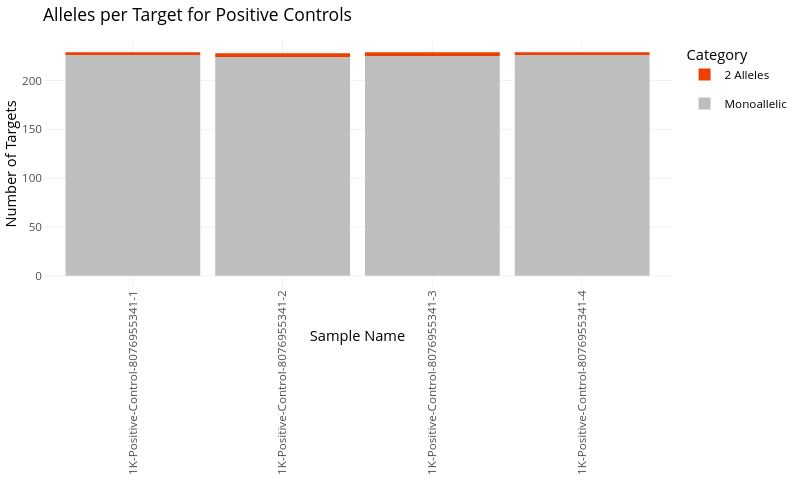

Notebook code cell kept with this figure:
### Code cell
# Apply filters and identify the number of alleles being called per locus
locus_summary <- pos_control_data %>%
  group_by(sample_name, target_name) %>%
  summarise(
    NumASVs_Meeting_Threshold = sum(reads > read_filter & AlleleFreq > af_filter),
    .groups = "drop"
  )

# Unified 3-category polyclonality classification (both modes)
locus_summary <- locus_summary %>%
  mutate(
    Category = case_when(
      NumASVs_Meeting_Threshold == 1 ~ "Monoallelic",
      NumASVs_Meeting_Threshold == 2 ~ "2 Alleles",
      NumASVs_Meeting_Threshold > 2  ~ ">2 Alleles"
    )
  )
fill_colors <- c("Monoallelic" = "Gray", "2 Alleles" = "orangered2", ">2 Alleles" = "cyan")

# Count loci per sample for each category
result <- locus_summary %>%
  group_by(sample_name, Category) %>%
  summarise(Count = n(), .groups = "drop")

# Create ggplot
p <- ggplot(result, aes(x = sample_name, y = Count, fill = Category, text = paste("Count:", Count))) +
  geom_bar(stat = "identity", position = "stack") +
  labs(title = "Alleles per Target for Positive Controls", x = "Sample Name", y = "Number of Targets") +
  theme_minimal() +
  scale_fill_manual(values = fill_colors) +
  theme(
    axis.text.x = element_text(angle = 90, hjust = 1)
  )

# Convert ggplot to interactive plot
ggplotly(p, tooltip = "text", width = 800, height = 500)

### Figure 1 — Plotly figure (JSON) as saved in the notebook; plotly's stock layout.template omitted (floating-point values rounded to 4 significant figures)
{"data": [{"base": [226, 224, 225, 226], "hoverinfo": "text", "legendgroup": "2 Alleles", "marker": {"autocolorscale": false, "color": "rgba(238,64,0,1)", "line": {"color": "transparent", "width": 1.89}}, "name": "2 Alleles", "orientation": "v", "showlegend": true, "text": ["Count: 3", "Count: 4", "Count: 4", "Count: 3"], "textposition": "none", "type": "bar", "width": [0.9, 0.9, 0.9, 0.9], "x": [1, 2, 3, 4], "xaxis": "x", "y": [3, 4, 4, 3], "yaxis": "y"}, {"base": [0, 0, 0, 0], "hoverinfo": "text", "legendgroup": "Monoallelic", "marker": {"autocolorscale": false, "color": "rgba(190,190,190,1)", "line": {"color": "transparent", "width": 1.89}}, "name": "Monoallelic", "orientation": "v", "showlegend": true, "text": ["Count: 226", "Count: 224", "Count: 225", "Count: 226"], "textposition": "none", "type": "bar", "width": [0.9, 0.9, 0.9, 0.9], "x": [1, 2, 3, 4], "xaxis": "x", "y": [226, 224, 225, 226], "yaxis": "y"}], "layout": {"barmode": "relative", "font": {"color": "rgba(0,0,0,1)", "family": "", "size": 14.61}, "height": 500, "hovermode": "closest", "legend": {"bgcolor": {}, "bordercolor": {}, "borderwidth": 0, "font": {"color": "rgba(0,0,0,1)", "family": "", "size": 11.69}, "title": {"font": {"color": "rgba(0,0,0,1)", "family": "", "size": 14.61}, "text": "Category"}}, "margin": {"b": 212.6, "l": 43.1, "r": 7.306, "t": 40.84}, "paper_bgcolor": "rgba(255,255,255,1)", "shapes": [], "showlegend": true, "title": {"font": {"color": "rgba(0,0,0,1)", "family": "", "size": 17.53}, "text": "Alleles per Target for Positive Controls", "x": 0, "xref": "paper"}, "width": 800, "xaxis": {"anchor": "y", "automargin": true, "autorange": false, "categoryarray": ["1K-Positive-Control-8076955341-1", "1K-Positive-Control-8076955341-2", "1K-Positive-Control-8076955341-3", "1K-Positive-Control-8076955341-4"], "categoryorder": "array", "domain": [0, 1], "gridcolor": "rgba(235,235,235,1)", "gridwidth": 0.6642, "hoverformat": ".2f", "linecolor": {}, "linewidth": 0, "nticks": {}, "range": [0.4, 4.6], "showgrid": true, "showline": false, "showticklabels": true, "tickangle": -90, "tickcolor": {}, "tickfont": {"color": "rgba(77,77,77,1)", "family": "", "size": 11.69}, "ticklen": 3.653, "tickmode": "array", "ticks": "", "ticktext": ["1K-Positive-Control-8076955341-1", "1K-Positive-Control-8076955341-2", "1K-Positive-Control-8076955341-3", "1K-Positive-Control-8076955341-4"], "tickvals": [1, 2, 3, 4], "tickwidth": 0, "title": {"font": {"color": "rgba(0,0,0,1)", "family": "", "size": 14.61}, "text": "Sample Name"}, "type": "linear", "zeroline": false}, "yaxis": {"anchor": "x", "automargin": true, "autorange": false, "categoryarray": ["0", "50", "100", "150", "200"], "categoryorder": "array", "domain": [0, 1], "gridcolor": "rgba(235,235,235,1)", "gridwidth": 0.6642, "hoverformat": ".2f", "linecolor": {}, "linewidth": 0, "nticks": {}, "range": [-11.45, 240.4], "showgrid": true, "showline": false, "showticklabels": true, "tickangle": 0, "tickcolor": {}, "tickfont": {"color": "rgba(77,77,77,1)", "family": "", "size": 11.69}, "ticklen": 3.653, "tickmode": "array", "ticks": "", "ticktext": ["0", "50", "100", "150", "200"], "tickvals": [0, 50, 100, 150, 200], "tickwidth": 0, "title": {"font": {"color": "rgba(0,0,0,1)", "family": "", "size": 14.61}, "text": "Number of Targets"}, "type": "linear", "zeroline": false}}}
